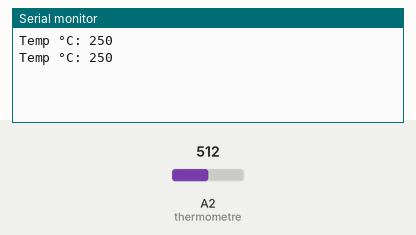
This sketch was run on a simulated Arduino Uno, built with avr-gcc and run on an emulated ATmega328P. On the bench: the last lines printed to the serial monitor. The test bench sets the inputs (shaded band); at power-on: A2 (thermometre) = 512.

Above: at 1.8 s.
1.9 s: A2 (thermometre) set to 716
At 2.6 s:
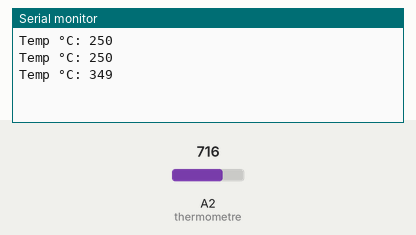
3.4 s: A2 (thermometre) set to 900
At 4.8 s:
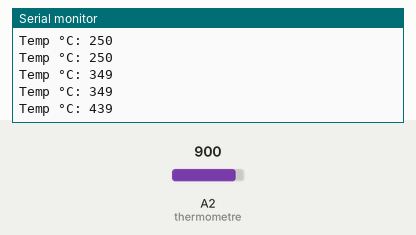
Timing chart, 0 to 6.4 s (numbered marks = the images above; inputs shaded):
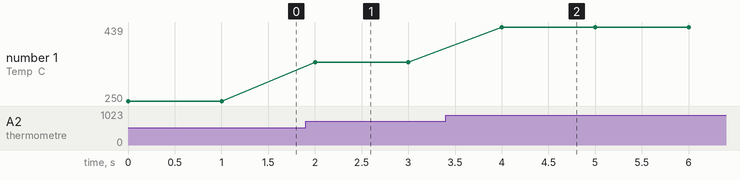

The sketch:

lm35.ino
```cpp
const int thermometre = 2; // numero pin thermometre
float rn_thermometre;      // valeur numerique conversion 0-1023
float tension;             // tension analogique correspondante 0-5000mV
int temperature;           // Temperature correspndante

void setup(){
    Serial.begin(9600);    // initialisation communication serie à 9600 bauds
}

void loop(){
    rn_thermometre = analogRead(thermometre);        // lecture de la valeur numerique Rn
    tension = map(rn_thermometre, 0, 1023, 0, 5000); // on en déduit la valeur analogique (tension)
    temperature = tension/10;                        // temperature correspondante (10mV -> 1°C)
    Serial.print("Temp °C: ");                       // affichage sur le moniteur série
    Serial.println(temperature);
    delay(1000);
}
```

Measured:
- after the input at 1.9 s, the serial monitor: prints a new line after 0.10 s (image 1)
- after the input at 3.4 s, the serial monitor: prints a new line after 0.60 s (image 2)
- plotted number 1: 250 → 349 after the input at 1.9 s, 349 → 439 after the input at 3.4 s
